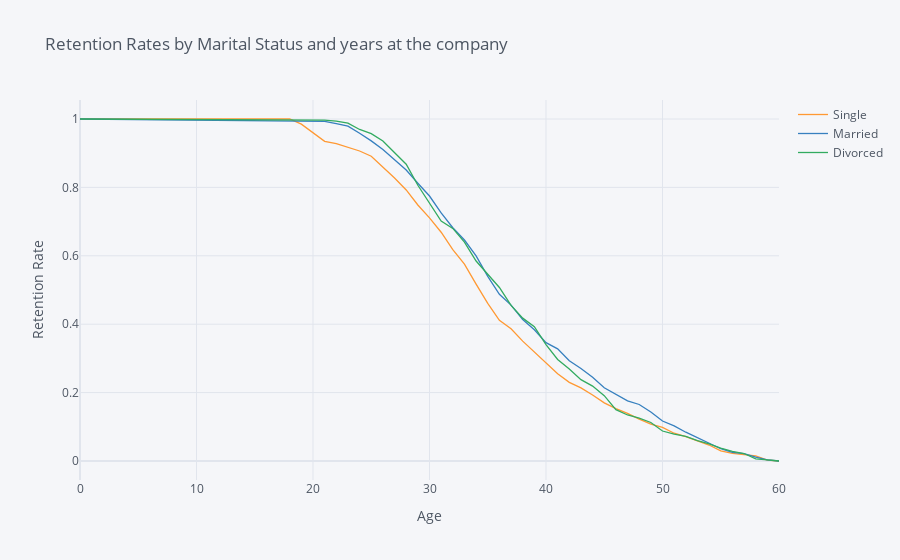

Notebook code for this chart:
### Markdown cell above
## 4. Let's switch to looking at retention rates from another demographic perspective: marital status. Generate and plot survival curves for the different marital statuses by number of years at the company.

### Code cell
rates = survival(data, 'MaritalStatus', 'Age','YearsAtCompany')

rates.iplot(kind='line', yTitle='Retention Rate',xTitle='Age',
            title='Retention Rates by Marital Status and years at the company')

### Figure 1 — Plotly figure (JSON) as saved in the notebook; plotly's stock layout.template omitted (floating-point values rounded to 4 significant figures)
{"data": [{"line": {"color": "rgba(255, 153, 51, 1.0)", "dash": "solid", "shape": "linear", "width": 1.3}, "mode": "lines", "name": "Single", "text": "", "type": "scatter", "x": [0, 18, 19, 20, 21, 22, 23, 24, 25, 26, 27, 28, 29, 30, 31, 32, 33, 34, 35, 36, 37, 38, 39, 40, 41, 42, 43, 44, 45, 46, 47, 48, 49, 50, 51, 52, 53, 54, 55, 56, 57, 58, 59, 60], "y": [1, 1, 0.9848, 0.9609, 0.9348, 0.9283, 0.9174, 0.9065, 0.8911, 0.8605, 0.8276, 0.7926, 0.7486, 0.711, 0.669, 0.618, 0.5756, 0.5172, 0.4609, 0.4115, 0.3867, 0.3506, 0.3187, 0.2868, 0.2549, 0.2299, 0.2138, 0.1931, 0.1699, 0.1533, 0.1392, 0.1224, 0.108, 0.09839, 0.08117, 0.07133, 0.05903, 0.04674, 0.02952, 0.02214, 0.01845, 0.01476, 0.00246, 0]}, {"line": {"color": "rgba(55, 128, 191, 1.0)", "dash": "solid", "shape": "linear", "width": 1.3}, "mode": "lines", "name": "Married", "text": "", "type": "scatter", "x": [0, 18, 19, 20, 21, 22, 23, 24, 25, 26, 27, 28, 29, 30, 31, 32, 33, 34, 35, 36, 37, 38, 39, 40, 41, 42, 43, 44, 45, 46, 47, 48, 49, 50, 51, 52, 53, 54, 55, 56, 57, 58, 59, 60], "y": [1, 0.9933, 0.9933, 0.9933, 0.9933, 0.9866, 0.9792, 0.9583, 0.936, 0.9106, 0.8793, 0.851, 0.8121, 0.7748, 0.7254, 0.682, 0.6461, 0.5998, 0.5398, 0.4873, 0.4558, 0.4138, 0.3837, 0.3461, 0.328, 0.2932, 0.2704, 0.2446, 0.2142, 0.1943, 0.176, 0.1653, 0.1434, 0.1169, 0.1029, 0.08419, 0.0686, 0.05301, 0.03586, 0.02494, 0.02162, 0.01164, 0.003326, 0]}, {"line": {"color": "rgba(50, 171, 96, 1.0)", "dash": "solid", "shape": "linear", "width": 1.3}, "mode": "lines", "name": "Divorced", "text": "", "type": "scatter", "x": [0, 18, 19, 20, 21, 22, 23, 24, 25, 26, 27, 28, 29, 30, 31, 32, 33, 34, 35, 36, 37, 38, 39, 40, 41, 42, 43, 44, 45, 46, 47, 48, 49, 50, 51, 52, 53, 54, 55, 56, 57, 58, 59, 60], "y": [1, 0.9969, 0.9969, 0.9969, 0.9969, 0.9939, 0.9878, 0.9694, 0.9571, 0.9356, 0.9018, 0.8679, 0.8064, 0.754, 0.7017, 0.6802, 0.6402, 0.5848, 0.5445, 0.5074, 0.4548, 0.4177, 0.3929, 0.3403, 0.297, 0.2692, 0.2379, 0.2191, 0.1909, 0.1502, 0.1346, 0.1252, 0.1127, 0.08764, 0.07825, 0.07199, 0.05947, 0.05008, 0.03756, 0.02817, 0.02191, 0.00626, 0.00313, 0]}], "layout": {"legend": {"bgcolor": "#F5F6F9", "font": {"color": "#4D5663"}}, "paper_bgcolor": "#F5F6F9", "plot_bgcolor": "#F5F6F9", "title": {"font": {"color": "#4D5663"}, "text": "Retention Rates by Marital Status and years at the company"}, "xaxis": {"gridcolor": "#E1E5ED", "showgrid": true, "tickfont": {"color": "#4D5663"}, "title": {"font": {"color": "#4D5663"}, "text": "Age"}, "zerolinecolor": "#E1E5ED"}, "yaxis": {"gridcolor": "#E1E5ED", "showgrid": true, "tickfont": {"color": "#4D5663"}, "title": {"font": {"color": "#4D5663"}, "text": "Retention Rate"}, "zerolinecolor": "#E1E5ED"}}}
